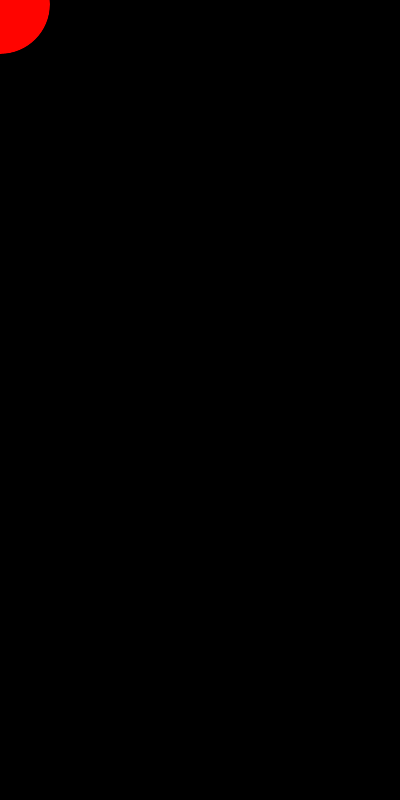
Frame 1 (no input)
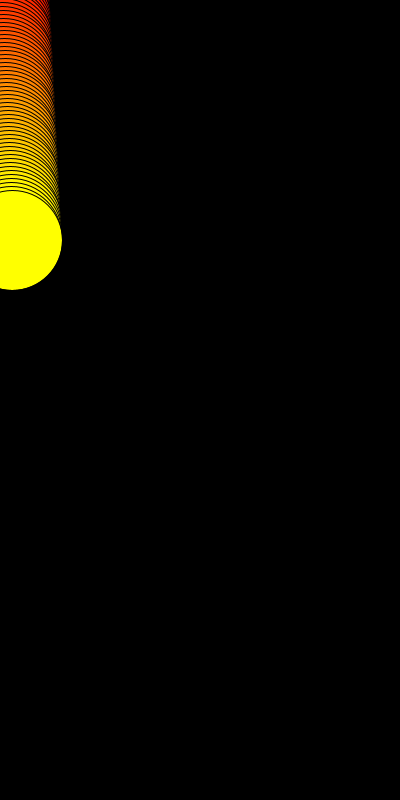
Frame 60 (the mouse pressed at the canvas centre just before this capture)
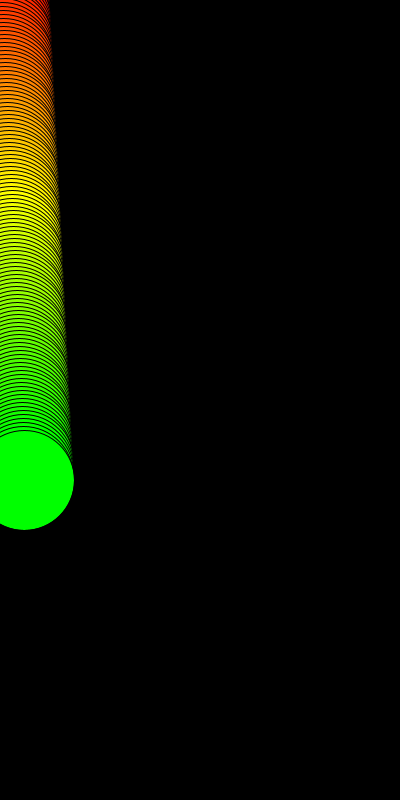
Frame 120 (the mouse held since frame 60 and released just before this capture)

The Processing sketch that drew these frames (run headless with seeded random() and noise(); from frame 60 on, the mouse is pressed at the canvas centre):

// Processing sketch: assignment5
// ── assignment5.pde
PImage img;
int j = 0;
void settings()

{
size(400, 800);

}
  
void setup()

{
    background(0);
}
  
void draw()

{

 
  colorMode(HSB,360,255,255);

j++;
int k = j%800;
   fill(k%360,255,255);
  ellipse(j/5,(4*j)%800,100,100);

 


}

  
  
